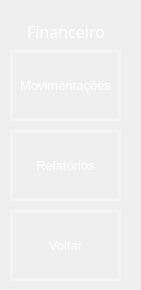
     <widget class="QWidget" name="page_15">
      <widget class="QToolButton" name="bttn_back_3">
       <property name="geometry">
        <rect>
         <x>10</x>
         <y>210</y>
         <width>111</width>
         <height>71</height>
        </rect>
       </property>
       <property name="sizePolicy">
        <sizepolicy hsizetype="Preferred" vsizetype="Preferred">
         <horstretch>0</horstretch>
         <verstretch>0</verstretch>
        </sizepolicy>
       </property>
       <property name="font">
        <font>
         <pointsize>10</pointsize>
        </font>
       </property>
       <property name="styleSheet">
        <string notr="true">QToolButton {
    background-color: rgba(0,0,0,0);
    border: 3px solid rgba(255, 255, 255, 0.3); /* Borda branca translúcida */
    color:  rgba(255, 255, 255,255); 
}

QToolButton:hover {
     background-color: rgba(255, 255, 255, 30);
    border-color: rgba(255, 255, 255,255); 
}

QToolButton:pressed {
    background-color: #A0B2C8; /* Azul acinzentado */
border-color: #003366; /* Azul escuro */
color:#003366;
}
</string>
       </property>
       <property name="text">
        <string>Voltar</string>
       </property>
       <property name="icon">
        <iconset>
         <normaloff>../Icones/keyboard_return_24dp_E3E3E3_FILL0_wght400_GRAD0_opsz24.png</normaloff>../Icones/keyboard_return_24dp_E3E3E3_FILL0_wght400_GRAD0_opsz24.png</iconset>
       </property>
       <property name="iconSize">
        <size>
         <width>32</width>
         <height>32</height>
        </size>
       </property>
       <property name="toolButtonStyle">
        <enum>Qt::ToolButtonTextUnderIcon</enum>
       </property>
      </widget>
      <widget class="QToolButton" name="bttn_report">
       <property name="geometry">
        <rect>
         <x>10</x>
         <y>130</y>
         <width>111</width>
         <height>71</height>
        </rect>
       </property>
       <property name="sizePolicy">
        <sizepolicy hsizetype="Preferred" vsizetype="Preferred">
         <horstretch>0</horstretch>
         <verstretch>0</verstretch>
        </sizepolicy>
       </property>
       <property name="font">
        <font>
         <pointsize>10</pointsize>
        </font>
       </property>
       <property name="statusTip">
        <string notr="true"/>
       </property>
       <property name="styleSheet">
        <string notr="true">QToolButton {
    background-color: rgba(0,0,0,0);
    border: 3px solid rgba(255, 255, 255, 0.3); /* Borda branca translúcida */
    color:  rgba(255, 255, 255,255); 
}

QToolButton:hover {
     background-color: rgba(255, 255, 255, 30);
    border-color: rgba(255, 255, 255,255); 
}

QToolButton:pressed {
    background-color: #A0B2C8; /* Azul acinzentado */
border-color: #003366; /* Azul escuro */
color:#003366;
}
</string>
       </property>
       <property name="text">
        <string>Relatórios</string>
       </property>
       <property name="icon">
        <iconset>
         <normaloff>../Icones/description_24dp_E3E3E3_FILL0_wght400_GRAD0_opsz24.png</normaloff>../Icones/description_24dp_E3E3E3_FILL0_wght400_GRAD0_opsz24.png</iconset>
       </property>
       <property name="iconSize">
        <size>
         <width>32</width>
         <height>32</height>
        </size>
       </property>
       <property name="toolButtonStyle">
        <enum>Qt::ToolButtonTextUnderIcon</enum>
       </property>
      </widget>
      <widget class="QToolButton" name="bttn_movements">
       <property name="geometry">
        <rect>
         <x>10</x>
         <y>50</y>
         <width>111</width>
         <height>71</height>
        </rect>
       </property>
       <property name="sizePolicy">
        <sizepolicy hsizetype="Preferred" vsizetype="Preferred">
         <horstretch>0</horstretch>
         <verstretch>0</verstretch>
        </sizepolicy>
       </property>
       <property name="font">
        <font>
         <pointsize>10</pointsize>
        </font>
       </property>
       <property name="statusTip">
        <string notr="true"/>
       </property>
       <property name="styleSheet">
        <string notr="true">QToolButton {
    background-color: rgba(0,0,0,0);
    border: 3px solid rgba(255, 255, 255, 0.3); /* Borda branca translúcida */
    color:  rgba(255, 255, 255,255); 
}

QToolButton:hover {
     background-color: rgba(255, 255, 255, 30);
    border-color: rgba(255, 255, 255,255); 
}

QToolButton:pressed {
    background-color: #A0B2C8; /* Azul acinzentado */
border-color: #003366; /* Azul escuro */
color:#003366;
}
</string>
       </property>
       <property name="text">
        <string>Movimentações</string>
       </property>
       <property name="icon">
        <iconset>
         <normaloff>../Icones/currency_exchange_24dp_E3E3E3_FILL0_wght400_GRAD0_opsz24.png</normaloff>../Icones/currency_exchange_24dp_E3E3E3_FILL0_wght400_GRAD0_opsz24.png</iconset>
       </property>
       <property name="iconSize">
        <size>
         <width>32</width>
         <height>32</height>
        </size>
       </property>
       <property name="toolButtonStyle">
        <enum>Qt::ToolButtonTextUnderIcon</enum>
       </property>
      </widget>
      <widget class="QLabel" name="label_4">
       <property name="geometry">
        <rect>
         <x>0</x>
         <y>20</y>
         <width>132</width>
         <height>21</height>
        </rect>
       </property>
       <property name="font">
        <font>
         <family>Montserrat Medium</family>
         <pointsize>12</pointsize>
         <weight>50</weight>
         <bold>false</bold>
        </font>
       </property>
       <property name="text">
        <string>&lt;html&gt;&lt;head/&gt;&lt;body&gt;&lt;p align=&quot;center&quot;&gt;&lt;span style=&quot; color:#ffffff;&quot;&gt;Financeiro&lt;/span&gt;&lt;/p&gt;&lt;/body&gt;&lt;/html&gt;</string>
       </property>
      </widget>
     </widget>
